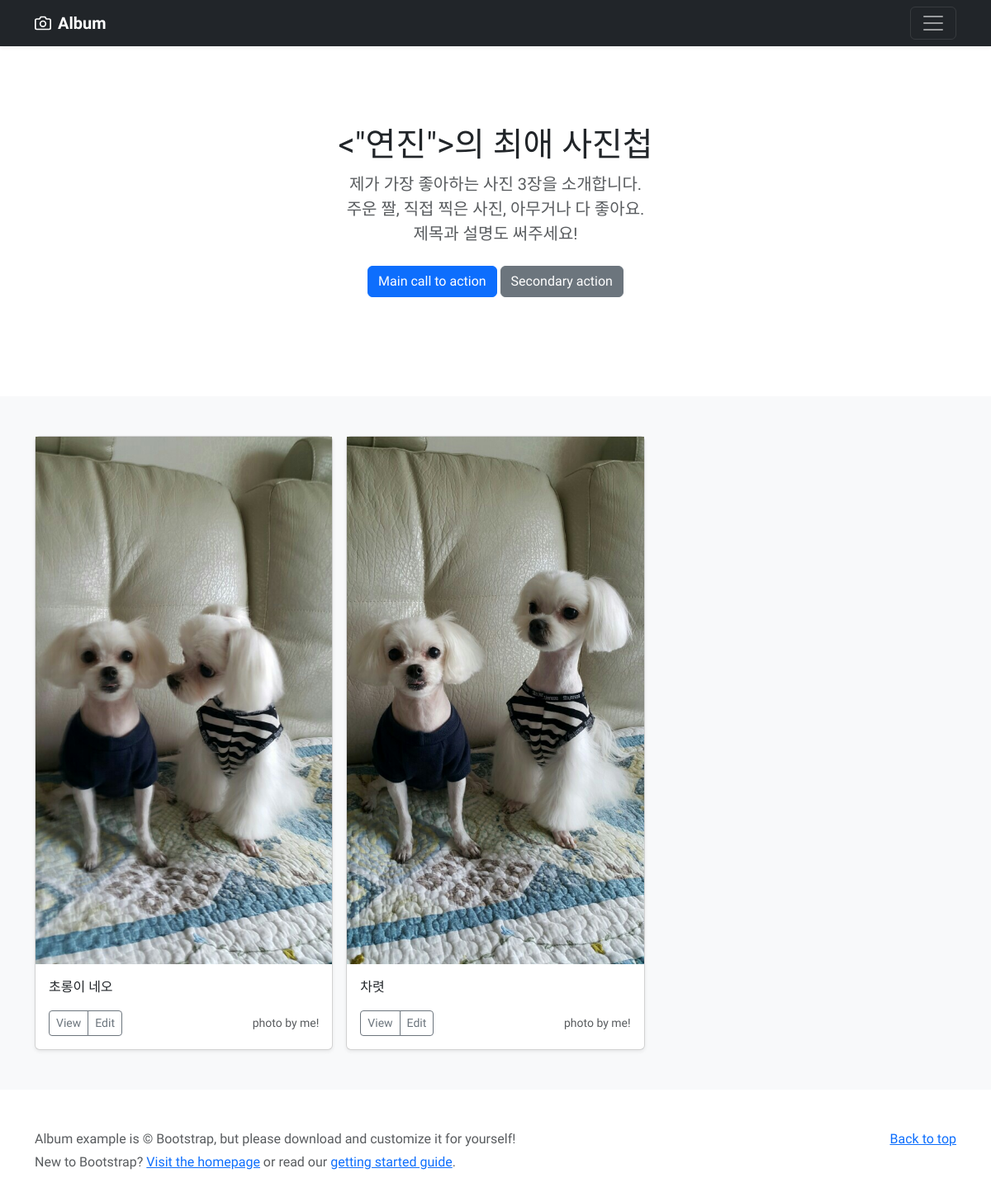
The page /portfolio/ on the database its author committed.
### portfolio/models.py (models this page shows)
class Portfolio(models.Model):
    title = models.CharField(max_length=300)
    image = models.ImageField(upload_to='images/')
    description = models.CharField(max_length=500)

### portfolio/views.py (the view)
# urls.py: path('portfolio/', portfolio.views.portfolio, name="portfolio"),
def portfolio(request):
    portfolios = Portfolio.objects
    return render(request, 'portfolio.html', {'portfolios':portfolios})

### portfolio/templates/portfolio.html (shortened to what this page needs)
{% load static %}
<!doctype html>
<html lang="en">
<head>
    <link href="https://cdn.jsdelivr.net/npm/bootstrap@5.0.1/dist/css/bootstrap.min.css" rel="stylesheet"
>
    <link href="/docs/5.0/dist/css/bootstrap.min.css" rel="stylesheet"
>
</head>
<body>
    <header>
        <div class="navbar navbar-dark bg-dark shadow-sm">
            <div class="container">
                <a href="#" class="navbar-brand d-flex align-items-center">
                    <strong>Album</strong>
                </a>
                <button class="navbar-toggler" type="button" data-bs-toggle="collapse" data-bs-target="#navbarHeader"
                    aria-controls="navbarHeader" aria-expanded="false" aria-label="Toggle navigation">
                    <span class="navbar-toggler-icon"></span>
                </button>
            </div>
        </div>
    </header>
    <main>
        <section class="py-5 text-center container">
            <div class="row py-lg-5">
                <div class="col-lg-6 col-md-8 mx-auto">
                    <h1 class="fw-light"><"연진">의 최애 사진첩</h1>
                    <p class="lead text-muted">제가 가장 좋아하는 사진 3장을 소개합니다. <br>주운 짤, 직접 찍은 사진, 아무거나 다 좋아요. <br>제목과 설명도 써주세요!</p>
                    <p>
                        <a href="#" class="btn btn-primary my-2">Main call to action</a>
                        <a href="#" class="btn btn-secondary my-2">Secondary action</a>
                    </p>
                </div>
            </div>
        </section>
        <div class="album py-5 bg-light">
            <div class="container">
                <div class="row row-cols-1 row-cols-sm-2 row-cols-md-3 g-3">
                    {% for portfolio in portfolios.all %}
                    <div class="col">
                        <div class="card shadow-sm">
                            <img src="{{portfolio.image.url}}">
                            <div class="card-body">
                                <p class="card-text">{{portfolio.description}}</p>
                                <div class="d-flex justify-content-between align-items-center">
                                    <div class="btn-group">
                                        <button type="button" class="btn btn-sm btn-outline-secondary">View</button>
                                        <button type="button" class="btn btn-sm btn-outline-secondary">Edit</button>
                                    </div>
                                    <small class="text-muted">photo by me!</small>
                                </div>
                            </div>
                        </div>
                    </div>
                    {% endfor %}
                </div>
            </div>
        </div>
    </main>
    <footer class="text-muted py-5">
        <div class="container">
            <p class="float-end mb-1">
                <a href="#">Back to top</a>
            </p>
            <p class="mb-1">Album example is &copy; Bootstrap, but please download and customize it for yourself!</p>
            <p class="mb-0">New to Bootstrap? <a href="/">Visit the homepage</a> or read our <a
                    href="/docs/5.0/getting-started/introduction/">getting started guide</a>.</p>
        </div>
    </footer>
</body>
</html>

### portfolio/templates/portfolio.html (style rules this page uses)
body, h1, h2, h3, h4, h5, h6, p, span { font-family: 'Nanum Myeongjo', serif; }

### rows shown on the page
Portfolio: image (picture), description "초롱이 네오"
Portfolio: image (picture), description "차렷"
